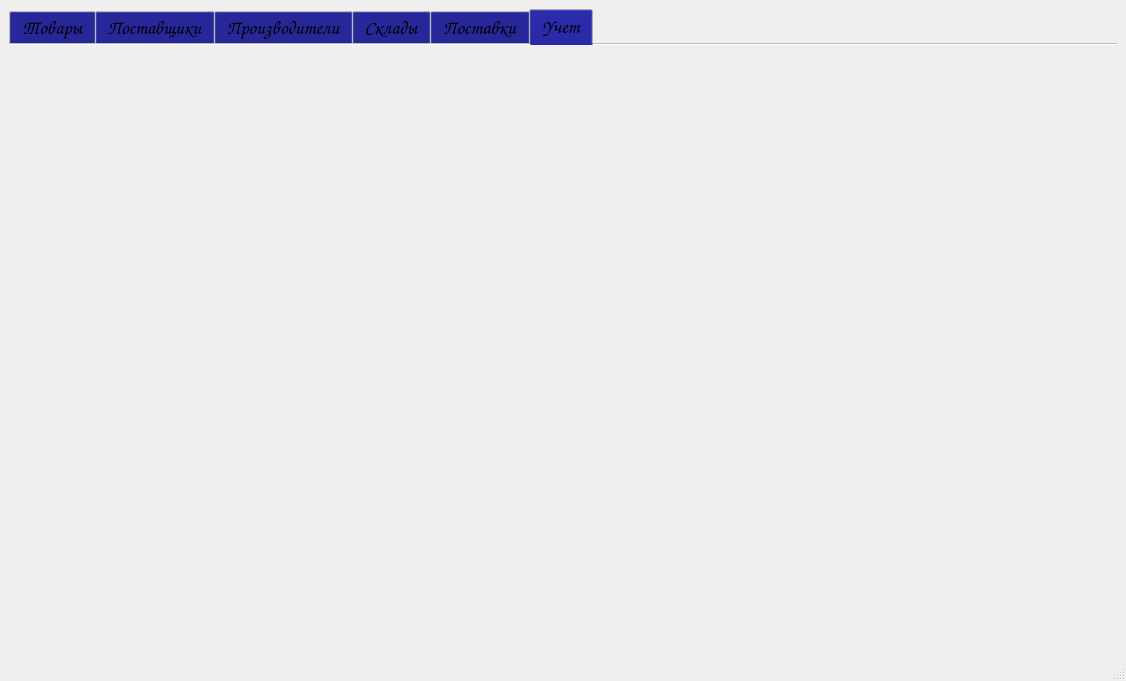
<?xml version="1.0" encoding="UTF-8"?>
<ui version="4.0">
 <class>MainWindow</class>
 <widget class="QMainWindow" name="MainWindow">
  <property name="geometry">
   <rect>
    <x>0</x>
    <y>0</y>
    <width>1126</width>
    <height>681</height>
   </rect>
  </property>
  <property name="font">
   <font>
    <pointsize>12</pointsize>
   </font>
  </property>
  <property name="windowTitle">
   <string>MainWindow</string>
  </property>
  <widget class="QWidget" name="centralwidget">
   <layout class="QHBoxLayout" name="horizontalLayout_3">
    <item>
     <widget class="QTabWidget" name="MainTab">
      <property name="enabled">
       <bool>true</bool>
      </property>
      <property name="minimumSize">
       <size>
        <width>1104</width>
        <height>630</height>
       </size>
      </property>
      <property name="palette">
       <palette>
        <active>
         <colorrole role="Button">
          <brush brushstyle="SolidPattern">
           <color alpha="255">
            <red>0</red>
            <green>0</green>
            <blue>127</blue>
           </color>
          </brush>
         </colorrole>
         <colorrole role="Light">
          <brush brushstyle="SolidPattern">
           <color alpha="255">
            <red>23</red>
            <green>7</green>
            <blue>200</blue>
           </color>
          </brush>
         </colorrole>
        </active>
        <inactive>
         <colorrole role="Button">
          <brush brushstyle="SolidPattern">
           <color alpha="255">
            <red>0</red>
            <green>0</green>
            <blue>127</blue>
           </color>
          </brush>
         </colorrole>
         <colorrole role="Light">
          <brush brushstyle="SolidPattern">
           <color alpha="255">
            <red>255</red>
            <green>255</green>
            <blue>255</blue>
           </color>
          </brush>
         </colorrole>
        </inactive>
        <disabled>
         <colorrole role="Button">
          <brush brushstyle="SolidPattern">
           <color alpha="255">
            <red>0</red>
            <green>0</green>
            <blue>127</blue>
           </color>
          </brush>
         </colorrole>
         <colorrole role="Light">
          <brush brushstyle="SolidPattern">
           <color alpha="255">
            <red>255</red>
            <green>255</green>
            <blue>255</blue>
           </color>
          </brush>
         </colorrole>
        </disabled>
       </palette>
      </property>
      <property name="font">
       <font>
        <family>Comic Sans MS</family>
        <pointsize>14</pointsize>
        <weight>75</weight>
        <italic>false</italic>
        <bold>true</bold>
       </font>
      </property>
      <property name="cursor">
       <cursorShape>ArrowCursor</cursorShape>
      </property>
      <property name="contextMenuPolicy">
       <enum>Qt::DefaultContextMenu</enum>
      </property>
      <property name="toolTip">
       <string notr="true"/>
      </property>
      <property name="whatsThis">
       <string>&lt;!DOCTYPE HTML PUBLIC &quot;-//W3C//DTD HTML 4.0//EN&quot; &quot;http://www.w3.org/TR/REC-html40/strict.dtd&quot;&gt;
&lt;html&gt;&lt;head&gt;&lt;meta name=&quot;qrichtext&quot; content=&quot;1&quot; /&gt;&lt;style type=&quot;text/css&quot;&gt;
p, li { white-space: pre-wrap; }
&lt;/style&gt;&lt;/head&gt;&lt;body style=&quot; font-family:'Comic Sans MS'; font-size:14pt; font-weight:600; font-style:normal;&quot;&gt;
&lt;p style=&quot;-qt-paragraph-type:empty; margin-top:12px; margin-bottom:12px; margin-left:0px; margin-right:0px; -qt-block-indent:0; text-indent:0px;&quot;&gt;&lt;br /&gt;&lt;/p&gt;&lt;/body&gt;&lt;/html&gt;</string>
      </property>
      <property name="styleSheet">
       <string notr="true"/>
      </property>
      <property name="currentIndex">
       <number>5</number>
      </property>
      <property name="documentMode">
       <bool>true</bool>
      </property>
      <property name="tabsClosable">
       <bool>false</bool>
      </property>
      <property name="movable">
       <bool>false</bool>
      </property>
      <property name="tabBarAutoHide">
       <bool>false</bool>
      </property>
      <widget class="ProductsWidget" name="productsTab">
       <property name="minimumSize">
        <size>
         <width>10</width>
         <height>10</height>
        </size>
       </property>
       <property name="maximumSize">
        <size>
         <width>16777215</width>
         <height>16777215</height>
        </size>
       </property>
       <property name="font">
        <font>
         <pointsize>10</pointsize>
         <weight>50</weight>
         <bold>false</bold>
        </font>
       </property>
       <property name="cursor">
        <cursorShape>ArrowCursor</cursorShape>
       </property>
       <attribute name="title">
        <string>Товары</string>
       </attribute>
       <layout class="QHBoxLayout" name="horizontalLayout_2"/>
      </widget>
      <widget class="SuppliersWidget" name="suppliersTab">
       <property name="font">
        <font>
         <family>Comic Sans MS</family>
         <pointsize>10</pointsize>
         <weight>50</weight>
         <italic>false</italic>
         <bold>false</bold>
        </font>
       </property>
       <attribute name="title">
        <string>Поставщики</string>
       </attribute>
       <layout class="QHBoxLayout" name="horizontalLayout_6"/>
      </widget>
      <widget class="ProducersWidget" name="producersTab">
       <property name="font">
        <font>
         <family>Comic Sans MS</family>
         <pointsize>10</pointsize>
         <weight>50</weight>
         <italic>false</italic>
         <bold>false</bold>
        </font>
       </property>
       <attribute name="title">
        <string>Производители</string>
       </attribute>
       <layout class="QHBoxLayout" name="horizontalLayout_4"/>
      </widget>
      <widget class="StoragesWidget" name="storagesTab">
       <property name="font">
        <font>
         <family>Comic Sans MS</family>
         <pointsize>10</pointsize>
         <weight>50</weight>
         <italic>false</italic>
         <bold>false</bold>
        </font>
       </property>
       <attribute name="title">
        <string>Склады</string>
       </attribute>
       <layout class="QHBoxLayout" name="horizontalLayout_5"/>
      </widget>
      <widget class="DeliveriesWidget" name="deliveriesTab">
       <property name="font">
        <font>
         <pointsize>10</pointsize>
         <weight>50</weight>
         <bold>false</bold>
        </font>
       </property>
       <attribute name="title">
        <string>Поставки</string>
       </attribute>
       <layout class="QHBoxLayout" name="horizontalLayout"/>
      </widget>
      <widget class="AccountingWidget" name="accountingTab">
       <property name="font">
        <font>
         <pointsize>10</pointsize>
         <weight>50</weight>
         <bold>false</bold>
        </font>
       </property>
       <attribute name="title">
        <string>Учет</string>
       </attribute>
       <layout class="QHBoxLayout" name="horizontalLayout_10"/>
      </widget>
     </widget>
    </item>
   </layout>
  </widget>
  <widget class="QStatusBar" name="statusbar"/>
 </widget>
 <customwidgets>
  <customwidget>
   <class>DeliveriesWidget</class>
   <extends>QWidget</extends>
   <header>windows.widgets.deliveries.h</header>
   <container>1</container>
  </customwidget>
  <customwidget>
   <class>ProductsWidget</class>
   <extends>QWidget</extends>
   <header>windows.widgets.products.h</header>
   <container>1</container>
  </customwidget>
  <customwidget>
   <class>ProducersWidget</class>
   <extends>QWidget</extends>
   <header>windows.widgets.producers.h</header>
   <container>1</container>
  </customwidget>
  <customwidget>
   <class>StoragesWidget</class>
   <extends>QWidget</extends>
   <header>windows.widgets.storages.h</header>
   <container>1</container>
  </customwidget>
  <customwidget>
   <class>SuppliersWidget</class>
   <extends>QWidget</extends>
   <header>windows.widgets.suppliers.h</header>
   <container>1</container>
  </customwidget>
  <customwidget>
   <class>AccountingWidget</class>
   <extends>QWidget</extends>
   <header>windows.widgets.accounting.h</header>
   <container>1</container>
  </customwidget>
 </customwidgets>
 <resources/>
 <connections/>
</ui>
